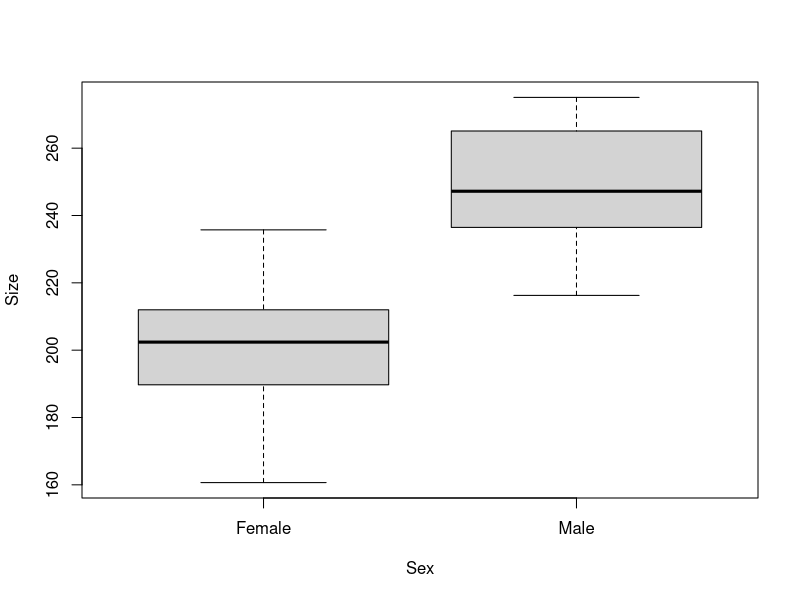
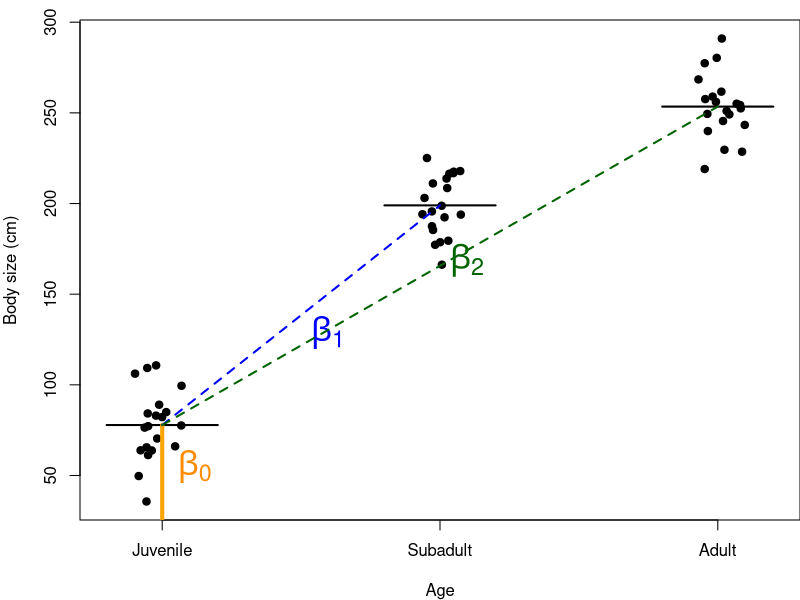

Source code (R) for these figures, in order: (Note: this script raises an error after producing the figures.)
## ---- chunk 1

knitr::opts_chunk$set(
	echo = TRUE,
	message = FALSE,
	warning = FALSE,
	cache = TRUE
)
## ---- chunk 2

#  NRES 710, Analysis of Categorical Data (cont.)
#     University of Nevada, Reno
#     Presenting results and testing among multiple groups

## ---- chunk 3
# Load the data
datum <- read.csv("lecture_8_seal_data.csv")

# Examine it
head(datum)
tail(datum)

# Examine structure of data
str(datum)

# Force 'Sex' to be a factor
datum$Sex <- factor(datum$Sex)

# Scatterplot
plot(Size ~ Sex, data = datum)

# Fit a linear model
results <- lm(Size ~ Sex, data = datum)
summary(results)
## ---- chunk 4
# Confidence intervals
confint(results)

# Calculate confidence intervals
57.7 - 46.1
# simple way: upper limit minus mean
confint(results)["SexMale", 2] - results$coefficients["SexMale"]
# extracting estimates from objects to do math
## ---- chunk 5
# Examine the categorical data
str(datum$Sex)
# The 'levels' are the groups in the variable, and they are ordered alphabetically by default.

# Re-order the levels
datum$Sex <- factor(datum$Sex, levels = c("Male", "Female")) # switch the order

# Re-run model
results2 <- lm(Size ~ Sex, data = datum)
summary(results2)
## ---- chunk 6
# Create the data
Age <- c("Juvenile", "Juvenile", "Juvenile", "Subadult", "Subadult", "Subadult", "Adult", "Adult", "Adult")
Juvenile <- c(1, 1, 1, 0, 0, 0, 0, 0, 0)
Subadult <- c(0, 0, 0, 1, 1, 1, 0, 0, 0)
Adult <- c(0, 0, 0, 0, 0, 0, 1, 1, 1)

# Create a data frame
table_data <- data.frame(Age = Age, Juvenile = Juvenile, Subadult = Subadult, Adult = Adult)

# Display the table
print(table_data)
## ---- chunk 7
# Create the data
Age <- c("Juvenile", "Juvenile", "Juvenile", "Subadult", "Subadult", "Subadult", "Adult", "Adult", "Adult")
Subadult <- c(0, 0, 0, 1, 1, 1, 0, 0, 0)
Adult <- c(0, 0, 0, 0, 0, 0, 1, 1, 1)

# Create a data frame
table_data <- data.frame(Age = Age, Subadult = Subadult, Adult = Adult)

# Display the table
print(table_data)
## ---- chunk 8
### Code for simulating data to be analyzed body size data for two sexes

# Set the seed for reproducibility
set.seed(123)

# Graph
par(mar = c(4,4,1,0))

# Simulate the binomial X-variable (sex)
n <- 60
x <- c(rep("Juvenile", n/3), rep("Subadult", n/3), rep("Adult", n/3))
x <- factor(x, levels = c("Juvenile", "Subadult", "Adult"))

# Simulate continuous y-variable data
y <- ifelse(x == "Juvenile", rnorm(n/3, mean = 75, sd = 20), #juv
            ifelse(x == "Subadult", rnorm(n/3, mean = 200, sd = 20), #subad
              rnorm(n/2, mean = 250, sd = 20))) #ad

# Create dataframe
datum <- data.frame(Age = x, Size = y)

# Plot
stripchart(Size ~ Age, data = datum, vertical = TRUE, method = "jitter",
           pch = 19, xlab = "Age", ylab = "Body size (cm)")

# Calculate the mean and standard deviation for each group
mean_juvenile <- mean(datum$Size[datum$Age == "Juvenile"])
sd_juvenile <- sd(datum$Size[datum$Age == "Juvenile"])

mean_subadult <- mean(datum$Size[datum$Age == "Subadult"])
sd_subadult <- sd(datum$Size[datum$Age == "Subadult"])

mean_adult <- mean(datum$Size[datum$Age == "Adult"])
sd_adult <- sd(datum$Size[datum$Age == "Adult"])

# Add horizontal lines for the means of each group
segments(0.8, mean_juvenile, 1.2, mean_juvenile, col = "black", lwd = 2)
segments(1.8, mean_subadult, 2.2, mean_subadult, col = "black", lwd = 2)
segments(2.8, mean_adult, 3.2, mean_adult, col = "black", lwd = 2)

# Add a vertical line from 0 to the mean of the Juvenile group
mean_juvenile <- mean(datum$Size[datum$Age == "Juvenile"])
segments(1, 0, 1, mean_juvenile, col = "orange", lwd = 4)
text(1.02, mean_juvenile / 1.5, expression(beta[0]), col = "darkorange", pos = 4, cex = 2)

# Add vertical lines to indicate the effect of being subadult compared to juvenile
segments(1, mean_juvenile, 2, mean_subadult, col = "blue", lwd = 2, lty = 2)
text(1.5, (mean_juvenile + mean_subadult) / 2.2, expression(beta[1]), col = "blue", pos = 4, cex = 2)

# Add vertical lines to indicate the effect of being adult compared to juvenile
segments(1, mean_juvenile, 3, mean_adult, col = "darkgreen", lwd = 2, lty = 2)
text(2, (mean_juvenile + mean_adult) / 2, expression(beta[2]), col = "darkgreen", pos = 4, cex = 2)
## ---- chunk 9
### Code for simulating data to be analyzed body size data for two sexes

# Set the seed for reproducibility
set.seed(123)

# Graph
par(mar = c(4,4,1,0))

# Simulate the binomial X-variable (sex)
n <- 60
x <- c(rep("Juvenile", n/3), rep("Subadult", n/3), rep("Adult", n/3))
x <- factor(x, levels = c("Juvenile", "Subadult", "Adult"))

# Simulate continuous y-variable data
y <- ifelse(x == "Juvenile", rnorm(n/3, mean = 75, sd = 20), #juv
            ifelse(x == "Subadult", rnorm(n/3, mean = 200, sd = 20), #subad
              rnorm(n/2, mean = 250, sd = 20))) #ad

# Create dataframe
datum <- data.frame(Age = x, Size = y)

# Save these data for future use
write.csv(datum, "lecture_9_ages.csv")

# Plot
stripchart(Size ~ Age, data = datum, vertical = TRUE, method = "jitter",
           pch = 19, xlab = "Age", ylab = "Body size (cm)")

# Calculate the mean and standard deviation for each group
mean_juvenile <- mean(datum$Size[datum$Age == "Juvenile"])
sd_juvenile <- sd(datum$Size[datum$Age == "Juvenile"])

mean_subadult <- mean(datum$Size[datum$Age == "Subadult"])
sd_subadult <- sd(datum$Size[datum$Age == "Subadult"])

mean_adult <- mean(datum$Size[datum$Age == "Adult"])
sd_adult <- sd(datum$Size[datum$Age == "Adult"])

# Add horizontal lines for the means of each group
abline(h = mean_juvenile, col = "black", lty = 2, lwd = 2)
segments(0.8, mean_juvenile, 1.2, mean_juvenile, col = "black", lwd = 2)
segments(1.8, mean_subadult, 2.2, mean_subadult, col = "black", lwd = 2)
segments(2.8, mean_adult, 3.2, mean_adult, col = "black", lwd = 2)

# Add a vertical line from 0 to the mean of the Juvenile group
mean_juvenile <- mean(datum$Size[datum$Age == "Juvenile"])
segments(1, 0, 1, mean_juvenile, col = "orange", lwd = 4)
text(1.02, mean_juvenile / 1.5, expression(beta[0]), col = "darkorange", pos = 4, cex = 2)

# Add vertical lines to indicate the effect of being subadult compared to juvenile
segments(2, mean_juvenile, 2, mean_subadult, col = "blue", lwd = 2, lty = 2)
text(2, (mean_juvenile + mean_subadult) / 2.2, expression(beta[1]), col = "blue", pos = 4, cex = 2)

# Add vertical lines to indicate the effect of being adult compared to juvenile
segments(3, mean_juvenile, 3, mean_adult, col = "darkgreen", lwd = 2, lty = 2)
text(3, (mean_juvenile + mean_adult) / 2, expression(beta[2]), col = "darkgreen", pos = 4, cex = 2)
## ---- chunk 10
### Code to test for differences among three groups

# Read in the data
datum <- read.csv("lecture_9_ages.csv")

# Examine the data
head(datum)

# Plot
stripchart(Size ~ Age, data = datum, vertical = TRUE, method = "jitter",
           pch = 19, xlab = "Age", ylab = "Body size (cm)")

# Re-order categorical X-data
datum$Age <- factor(datum$Age, levels = c("Juvenile", "Subadult", "Adult"))

# Plot
stripchart(Size ~ Age, data = datum, vertical = TRUE, method = "jitter",
           pch = 19, xlab = "Age", ylab = "Body size (cm)")

# Add in dummy-coding
dummy <- model.matrix(~ Age -1, data = datum)
colnames(dummy) <- c("Juvenile", "Subadult", "Adult") # rename columns
# be careful; make sure name order reflects order of categorical variable 'Age'
datum <- cbind(datum, dummy) # bind to dataframe

# Re-examine data
head(datum)
## ---- chunk 11
## Analysis of variance; 'aov()'
help(aov)
# Fit an analysis of variance... by calling 'lm()'!!

# Run an ANOVA
results <- aov(Size ~ Age, data = datum)
summary(results)
## ---- chunk 12
## Multiple comparison using 'lm()'
# Run analysis
results2 <- lm(Size ~ Age, data = datum)
summary(results2)
## ---- chunk 13
# Probability of committing no errors in three t-tests
(1 - 0.05)^3

# Probability of committing >=1 Type I errors in three t-tests
1 - (1 - 0.05)^3
## ---- chunk 14
# ANOVA test
anova(results2)
## ---- chunk 15
summary(results2)
confint(results2)
## ---- chunk 16
# Re-run analysis with different reference
results3 <- lm(Size ~ relevel(Age, ref = "Subadult"), data = datum)
summary(results3)
## ---- chunk 17
# Using the dummy-coded variables to run this analysis
results4 <- lm(Size ~ Subadult + Adult, data = datum)
summary(results4)

# Changing the reference
results5 <- lm(Size ~ Juvenile + Adult, data = datum)
summary(results5)
## ---- chunk 18
# Using the dummy-coded variables to run this analysis
results6 <- lm(Size ~ Subadult + Adult + Juvenile, data = datum)
summary(results6)
## ---- chunk 19
# Using the dummy-coded variables to run this analysis
results7 <- lm(Size ~ Adult, data = datum)
summary(results7)
## ---- chunk 20
# Using the dummy-coded variables to run this analysis
results8 <- lm(Size ~ I(Juvenile + Subadult), data = datum)
# I() is a function to do whatever is inside the parentheses
summary(results8)
## ---- chunk 21
### Code for simulating data to be analyzed body size data for two sexes

# Simulate the binomial X-variable (sex)
n <- 60
x <- c(rep("Juvenile", n/3), rep("Subadult", n/3), rep("Adult", n/3))
x <- factor(x, levels = c("Juvenile", "Subadult", "Adult"))

# Simulate continuous y-variable data
y <- ifelse(x == "Juvenile", rnorm(n/3, mean = 75, sd = 20), #juveniles
            ifelse(x == "Subadult", rnorm(n/3, mean = 200, sd = 20), #subad
              rnorm(n/2, mean = 250, sd = 20))) #adults

# Create dataframe
datum <- data.frame(Age = x, Size = y)

# Save these data for future use
write.csv(datum, "lecture_9_ages.csv")
